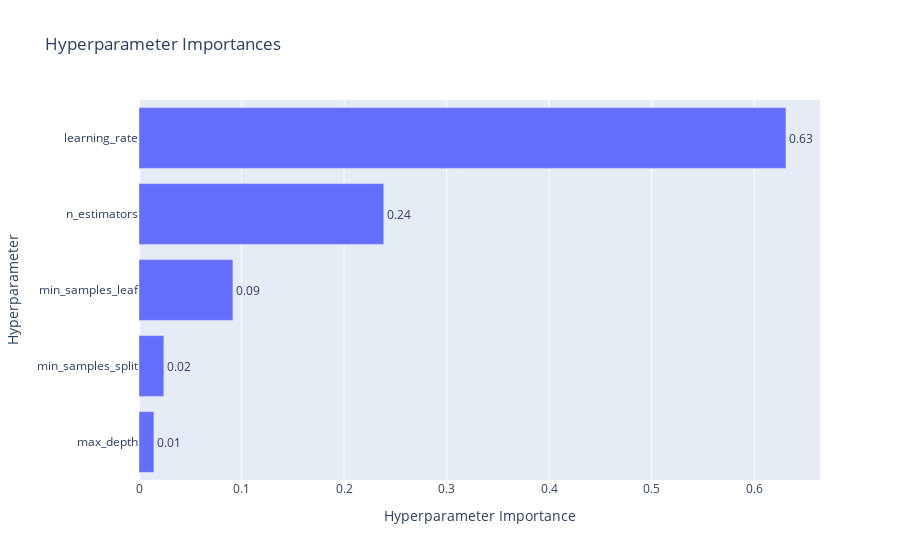

Source (notebook cell):
### Code cell
plot_param_importances(study)

### Figure 1 — Plotly figure (JSON) as saved in the notebook; plotly's stock layout.template omitted (floating-point values rounded to 4 significant figures)
{"data": [{"cliponaxis": false, "hovertemplate": ["max_depth (IntDistribution): 0.014551546904745255<extra></extra>", "min_samples_split (IntDistribution): 0.024252815805012005<extra></extra>", "min_samples_leaf (IntDistribution): 0.09160134168842105<extra></extra>", "n_estimators (IntDistribution): 0.23868718005558678<extra></extra>", "learning_rate (FloatDistribution): 0.6309071155462349<extra></extra>"], "name": "Objective Value", "orientation": "h", "text": ["0.01", "0.02", "0.09", "0.24", "0.63"], "textposition": "outside", "type": "bar", "x": [0.01455, 0.02425, 0.0916, 0.2387, 0.6309], "y": ["max_depth", "min_samples_split", "min_samples_leaf", "n_estimators", "learning_rate"]}], "layout": {"title": {"text": "Hyperparameter Importances"}, "xaxis": {"title": {"text": "Hyperparameter Importance"}}, "yaxis": {"title": {"text": "Hyperparameter"}}}}
